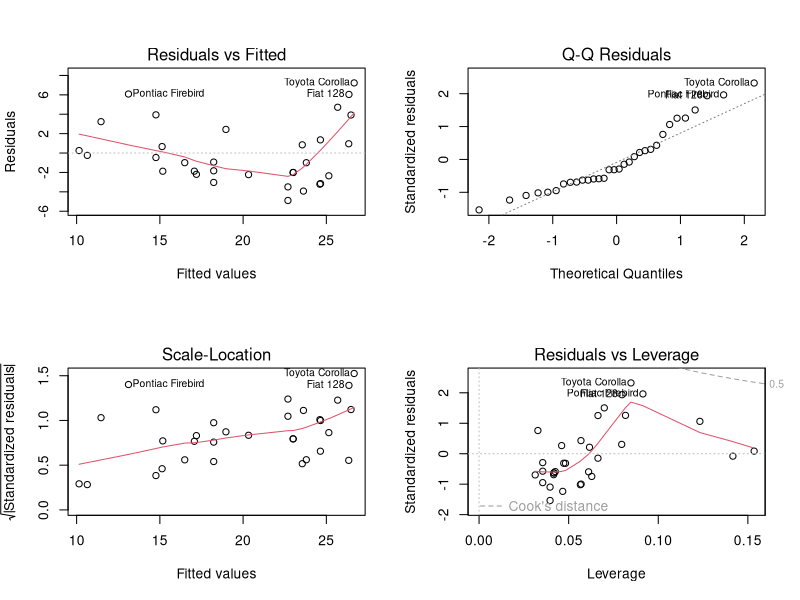

This chart was generated by the following R code:
## ---- chunk 1
knitr::opts_chunk$set(echo = FALSE)
## ---- chunk 2
head(mtcars)
## ---- chunk 3
fit <- lm(mpg~disp, data = mtcars)

par(mfrow=c(2,2))
plot(fit)

